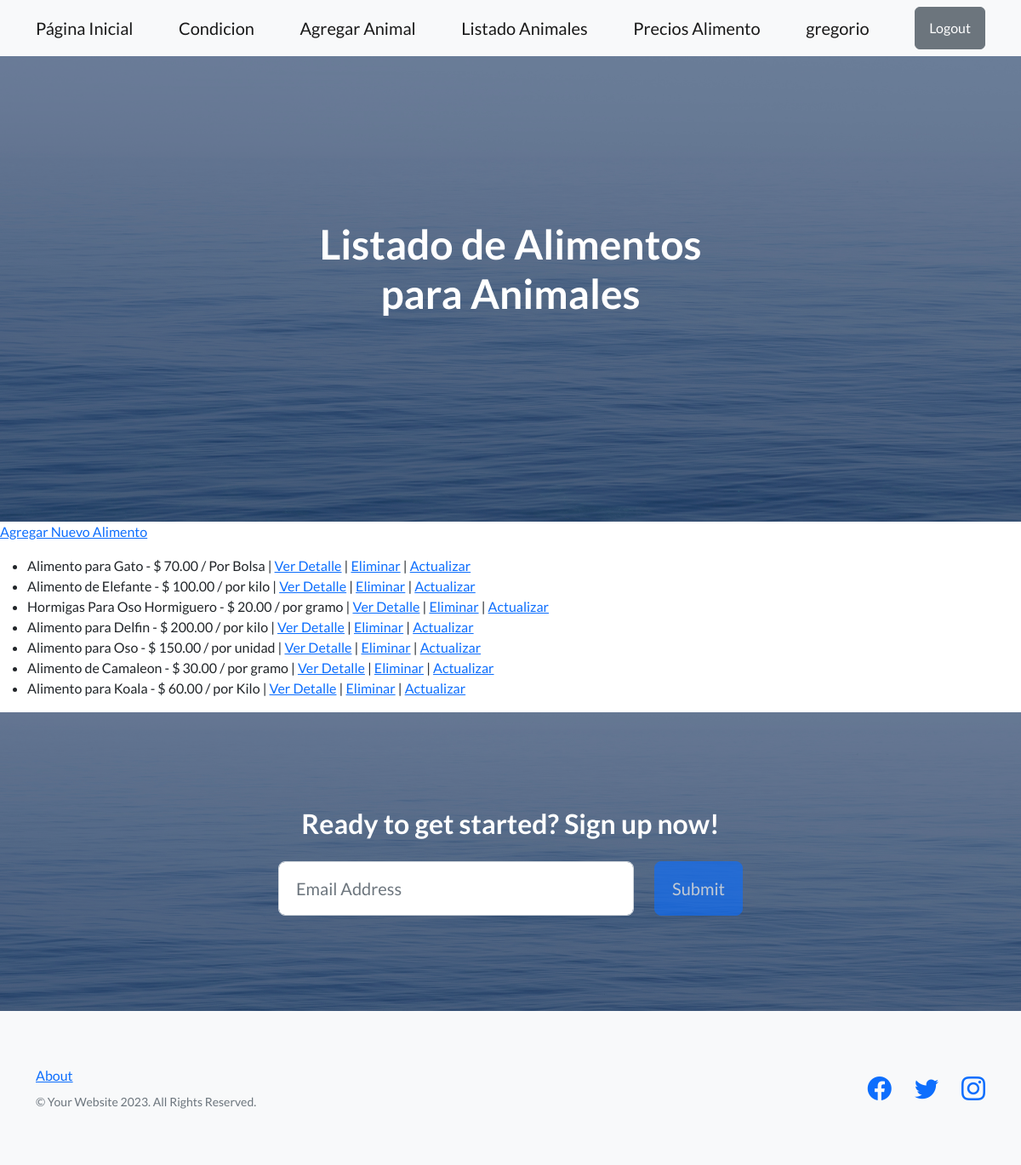
The page /precios/ (signed in) on the database its author committed.
### precios/models.py (models this page shows)
class Alimento(models.Model):
    nombre = models.CharField(max_length=100)
    precio = models.DecimalField(max_digits=10, decimal_places=2)
    unidad = models.CharField(max_length=30)
    descripcion = models.CharField(max_length=200)
    def __str__(self):
        return f"{self.nombre} - $ {self.precio} / {self.unidad}" #|| {self.descripcion}"

### precios/views.py (the view)
# urls.py: path('', views.Alimentos.as_view(), name='lista_precios'),
class Alimentos(ListView):
    model = Alimento
    template_name = "lista_precios.html"
    context_object_name = 'alimentos'

### templates/lista_precios.html (shortened to what this page needs)
{% extends "main_template.html" %}
{% block texto_principal %}
     Listado de Alimentos para Animales
{% endblock texto_principal %}
{% block main_content %}
<p><a href="{% url 'precios:crear_alimento' %}">Agregar Nuevo Alimento</a></p>
{% if alimentos %}
    <ul>
     {% for alimento in alimentos %}
        <li>
            {{alimento}}
            | <a href="{% url 'precios:ver_alimento' alimento.id %}">Ver Detalle</a>
            | <a href="{% url 'precios:eliminar_alimento' alimento.id %}">Eliminar</a>
            | <a href="{% url 'precios:actualizar_alimento' alimento.id %}">Actualizar</a>
        </li>
     {% endfor %}
    </ul>
{% else %}
    <p>No hay alimentos registrados registrados.</p>
{% endif %}
{% endblock main_content %}

### templates/main_template.html (shortened to what this page needs)
<!DOCTYPE html>
<html lang="en">
    {% load static %}
    <head>
        <link href="https://cdn.jsdelivr.net/npm/bootstrap-icons@1.5.0/font/bootstrap-icons.css" rel="stylesheet" type="text/css" />
        <link href={% static "css/styles.css"%} rel="stylesheet" />
    </head>
    <body>
        <nav class="navbar navbar-light bg-light static-top">
            <div class="container">
                <a class= "navbar-brand" href={% url "app_inicial:inicio"%}>Página Inicial</a>
                <a class= "navbar-brand" href={% url "app_inicial:condicion_y_bucle"%}>Condicion</a>
                {% if request.user.is_authenticated %}
                <a class= "navbar-brand" href={% url "app_inicial:crear_animal"%}>Agregar Animal</a>
                <a class= "navbar-brand" href={% url "app_inicial:listado_animales"%}>Listado Animales</a>
                <a class= "navbar-brand" href={% url "precios:lista_precios"%}>Precios Alimento</a>
                <a class= "navbar-brand" href='#'>{{request.user.username}}</a>
                <form action={% url "usuarios:logout" %}  method="POST">
                   <input class="btn btn-secondary" type="submit" value="Logout">
                </form>
                {% else %}
                <a class="btn btn-primary" href={% url "usuarios:login"%}> Login</a>
                <a class="btn btn-info" href={% url "usuarios:registro"%}> Registrarse</a>
                {% endif %}
            </div>
        </nav>
        <header class="masthead">
            <div class="container position-relative">
                <div class="row justify-content-center">
                    <div class="col-xl-6">
                        <div class="text-center text-white">
                            <h1 class="mb-5">
                                {% block texto_principal %}{% endblock texto_principal%}
                            </h1>
                        </div>
                    </div>
                </div>
            </div>
        </header>
        <main>
            {% block main_content %}{% endblock main_content %}
        <main>
        <section class="call-to-action text-white text-center" id="signup">
            <div class="container position-relative">
                <div class="row justify-content-center">
                    <div class="col-xl-6">
                        <h2 class="mb-4">Ready to get started? Sign up now!</h2>
                        <form class="form-subscribe" id="contactFormFooter" data-sb-form-api-token="API_TOKEN">
                            <div class="row">
                                <div class="col">
                                    <input class="form-control form-control-lg" id="emailAddressBelow" type="email" placeholder="Email Address" data-sb-validations="required,email" />
                                </div>
                                <div class="col-auto"><button class="btn btn-primary btn-lg disabled" id="submitButton" type="submit">Submit</button></div>
                            </div>
                        </form>
                    </div>
                </div>
            </div>
        </section>
        <footer class="footer bg-light">
            <div class="container">
                <div class="row">
                    <div class="col-lg-6 h-100 text-center text-lg-start my-auto">
                        <ul class="list-inline mb-2">
                            <li class="list-inline-item"><a href="#!">About</a></li>
                        </ul>
                        <p class="text-muted small mb-4 mb-lg-0">&copy; Your Website 2023. All Rights Reserved.</p>
                    </div>
                    <div class="col-lg-6 h-100 text-center text-lg-end my-auto">
                        <ul class="list-inline mb-0">
                            <li class="list-inline-item me-4">
                                <a href="#!"><i class="bi-facebook fs-3"></i></a>
                            </li>
                            <li class="list-inline-item me-4">
                                <a href="#!"><i class="bi-twitter fs-3"></i></a>
                            </li>
                            <li class="list-inline-item">
                                <a href="#!"><i class="bi-instagram fs-3"></i></a>
                            </li>
                        </ul>
                    </div>
                </div>
            </div>
        </footer>
    </body>
</html>

### rows shown on the page
Alimento: nombre+precio+unidad "Alimento para Gato - $ 70.00 / Por Bolsa"
Alimento: nombre+precio+unidad "Alimento de Elefante - $ 100.00 / por kilo"
Alimento: nombre+precio+unidad "Hormigas Para Oso Hormiguero - $ 20.00 / por gramo"
Alimento: nombre+precio+unidad "Alimento para Delfin - $ 200.00 / por kilo"
Alimento: nombre+precio+unidad "Alimento para Oso - $ 150.00 / por unidad"
Alimento: nombre+precio+unidad "Alimento de Camaleon - $ 30.00 / por gramo"
Alimento: nombre+precio+unidad "Alimento para Koala - $ 60.00 / por Kilo"

### other values the page prints
{{ request.user.username }} "gregorio"
